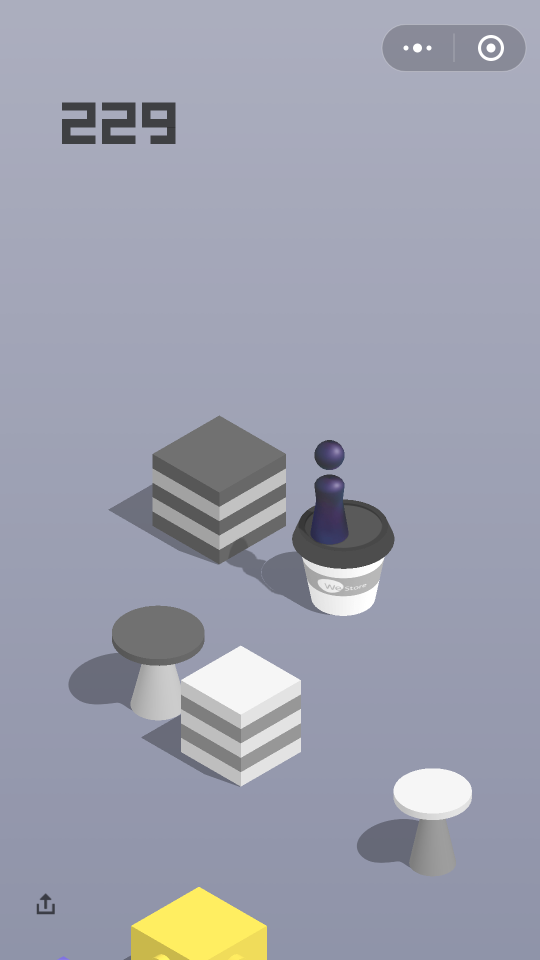
#> input picture autojump.png, 1080 x 1920 px (shown at 1/2 size)
$ python IsHead.py   (Python 2 division)
#> lines starting #> are read from the running program, lines starting #| are printed output that depends on the picture
# coding=UTF-8
from PIL import Image, ImageFilter
from pylab import *
import os


def get_range(drct):
    drct_queue = [(0, 1), (1, 1), (1, 0), (1, -1), (0, -1), (-1, -1), (-1, 0), (-1, 1)]
    i = drct_queue.index(drct)

    pre = drct_queue[(i + 8 - 1) % 8]
    next = drct_queue[(i + 8 + 1) % 8]

    return (pre, next)


def get_next_pst(mtrx, x, y, path):
    min = 256
    next = (0, 0)
    pre_drct = (0, 0)

    if len(path) < 2:
        pre_drct = (1, 0)
    else:
        pre_drct = (path[-1][0] - path[-2][0], path[-1][1] - path[-2][1])

    p, n = get_range(pre_drct)

    if mtrx[x + p[0]][y + p[1]] < min and (x + p[0], y + p[1]) not in path:
        min = mtrx[x + p[0]][y + p[1]]
        next = (x + p[0], y + p[1])

    if mtrx[x + pre_drct[0]][y + pre_drct[1]] < min and (x + pre_drct[0], y + pre_drct[1]) not in path:
        min = mtrx[x + pre_drct[0]][y + pre_drct[1]]
        next = (x + pre_drct[0], y + pre_drct[1])

    if mtrx[x + n[0]][y + n[1]] < min and (x + n[0], y + n[1]) not in path:
        min = mtrx[x + n[0]][y + n[1]]
        next = (x + n[0], y + n[1])

    path.append(next)
    return next


def is_head(img_mtrx, x, y):
    mtrx = img_mtrx
    # path = [(921, 333)]
    path = [(x, y)]
    drct = [(-1, -1), (1, -1), (1, 1), (-1, 1)]

    while len(drct) != 0:
        x, y = path[-1]
        next = get_next_pst(mtrx, x, y, path)
        if (next[0] - x, next[1] - y) in drct:
            drct.remove((next[0] - x, next[1] - y))

    x_min = 1080
    x_max = -1
    y_min = 1080
    y_max = -1

    for _ in path:
        if _[0] < x_min:
            x_min = _[0]
        if _[0] > x_max:
            x_max = _[0]
        if _[1] < y_min:
            y_min = _[1]
        if _[1] > y_max:
            y_max = _[1]

    x_range = x_max - x_min
    y_range = y_max - y_min

    if x_range in [58, 59, 60] and y_range in [58, 59, 60]:
        return ((x_min + x_max) / 2, (y_min + y_max) / 2)
    else:
        return (0, 0)


def is_equal_list(l1, l2):
    for _ in range(len(l1)):
        if l1[_] != l2[_]:
            return False

    return True


def get_head_pst(img_mtrx):
    mtrx = img_mtrx

    for row in range(760, 1090):
        for col in range(0, 1080):
            if is_equal_list(mtrx[row][col:col + 6], [0, 0, 0, 0, 0, 0]):
                head_pst = is_head(mtrx, row, col)
                if head_pst == (0, 0):
                    continue
                else:
                    return head_pst
    return False


def get_dstc(img_mtrx):
    mtrx = img_mtrx
    head_pst = get_head_pst(mtrx)
    col_start = 0
    col_end = 0
    square_pst = (0, 0)

    if head_pst[1] < 540:
        for row in range(650, 1070):
            for col in range(head_pst[1] + 43, 1080):
                if mtrx[row][col] < 200:
                    col_start = col
                    break

            for col in range(1079, head_pst[1] + 43, -1):
                if mtrx[row][col] < 200:
                    col_end = col
                    square_pst = (row, (col_start + col_end) / 2)
                    print square_pst[1] - head_pst[1]
                    return square_pst[1] - head_pst[1]

    else:
        for row in range(650, 1070):
            for col in range(0, head_pst[1] - 43):
                if mtrx[row][col] < 200:
                    col_start = col
                    break

            for col in range(head_pst[1] - 43, 0, -1):
                if mtrx[row][col] < 200:
                    col_end = col
                    square_pst = (row, (col_start + col_end) / 2)
                    print head_pst[1] - square_pst[1]
                    return head_pst[1] - square_pst[1]


def convert_img():
    img = Image.open('autojump.png').convert('L')
    img_mtrx = np.array(img.filter(ImageFilter.CONTOUR))
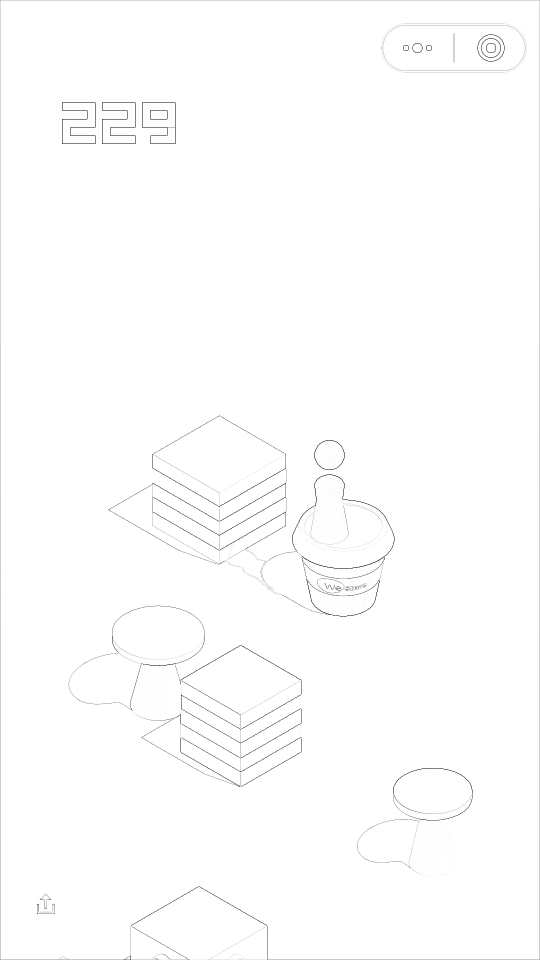
#> img_mtrx: shape (1920, 1080) (shown at 1/2 size); min 0, max 255, mean 253.5
#> in get_dstc, `head_pst = get_head_pst(mtrx)`: head_pst = (909, 658)
#> the loop in get_dstc, `for row in range(650, 1070):` made 182 passes
#| 439
    return img_mtrx


def get_img_from_device():
    os.system('adb shell screencap -p /sdcard/autojump.png')
    os.system('adb pull /sdcard/autojump.png .')


def press_screen(dstc):
    press_time = dstc * 1.55
    press_time = int(press_time)
    cmd = 'adb shell input swipe 320 410 320 410 ' + str(press_time)
    os.system(cmd)


if __name__ == '__main__':
    get_img_from_device()
    dstc = get_dstc(convert_img())
    press_screen(dstc)
